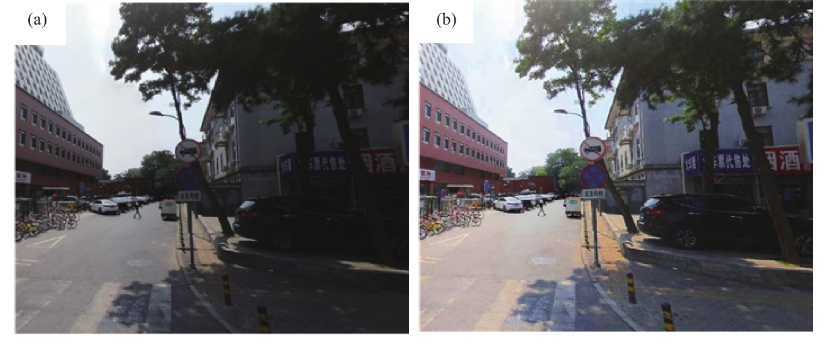
#> input picture experiment4/originalimages1.png, 826 x 343 px, found by its file name
$ python '自适应直方图均衡化.py'
#> lines starting #> are read from the running program, lines starting #| are printed output that depends on the picture
import cv2
import matplotlib.pyplot as plt

# 读取图像
image = cv2.imread('F:\DIP\experiment4\originalimages1.png', cv2.IMREAD_GRAYSCALE)
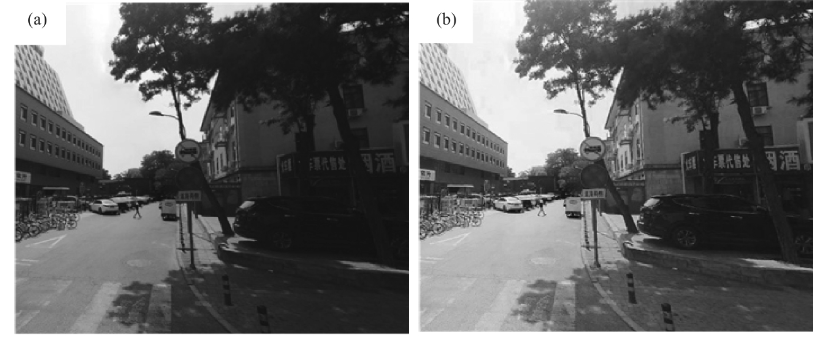
#> image: shape (343, 826); min 15, max 255, mean 105.4

# 创建CLAHE对象，并对图像进行自适应直方图均衡化
clahe = cv2.createCLAHE(clipLimit=2.0, tileGridSize=(6, 6))
equalized_image = clahe.apply(image)
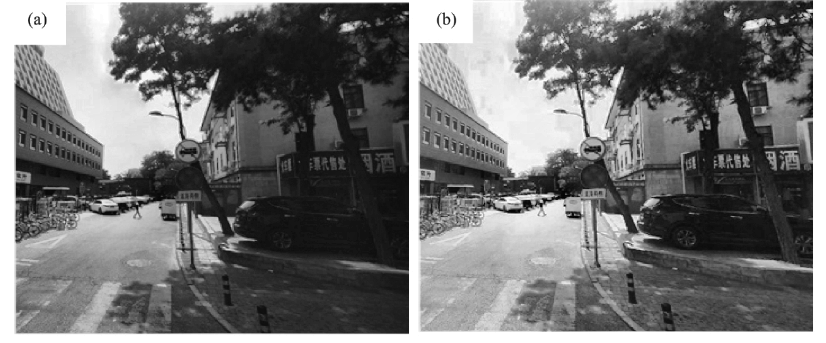
#> equalized_image: shape (343, 826); min 4, max 255, mean 114.8

# 使用高斯滤波器降噪
blurred_image = cv2.GaussianBlur(equalized_image, (5, 5), 1.4)
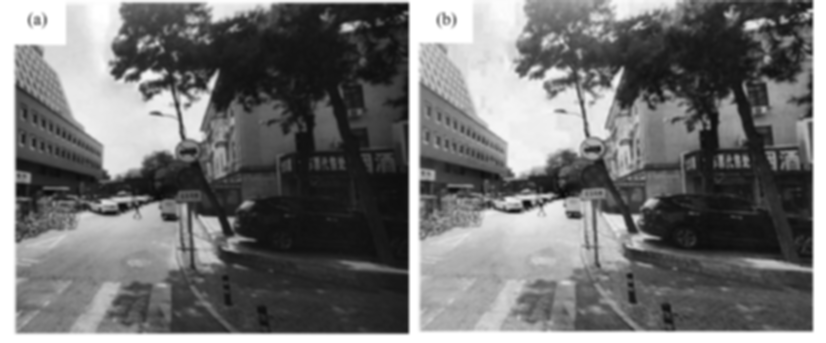
#> blurred_image: shape (343, 826); min 9, max 255, mean 114.8

# 设置Canny算子的阈值
lower_threshold = 50
upper_threshold = 150

# 应用Canny边缘检测
edges = cv2.Canny(blurred_image, lower_threshold, upper_threshold)
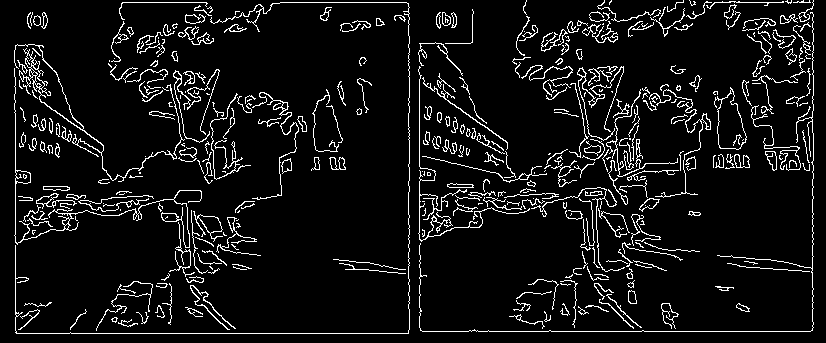
#> edges: shape (343, 826); 7.5% white in thin lines or dots

cv2.imwrite("F:\DIP\experiment4\Result1.png",edges)
# [16 lines of commented-out code are left out]
